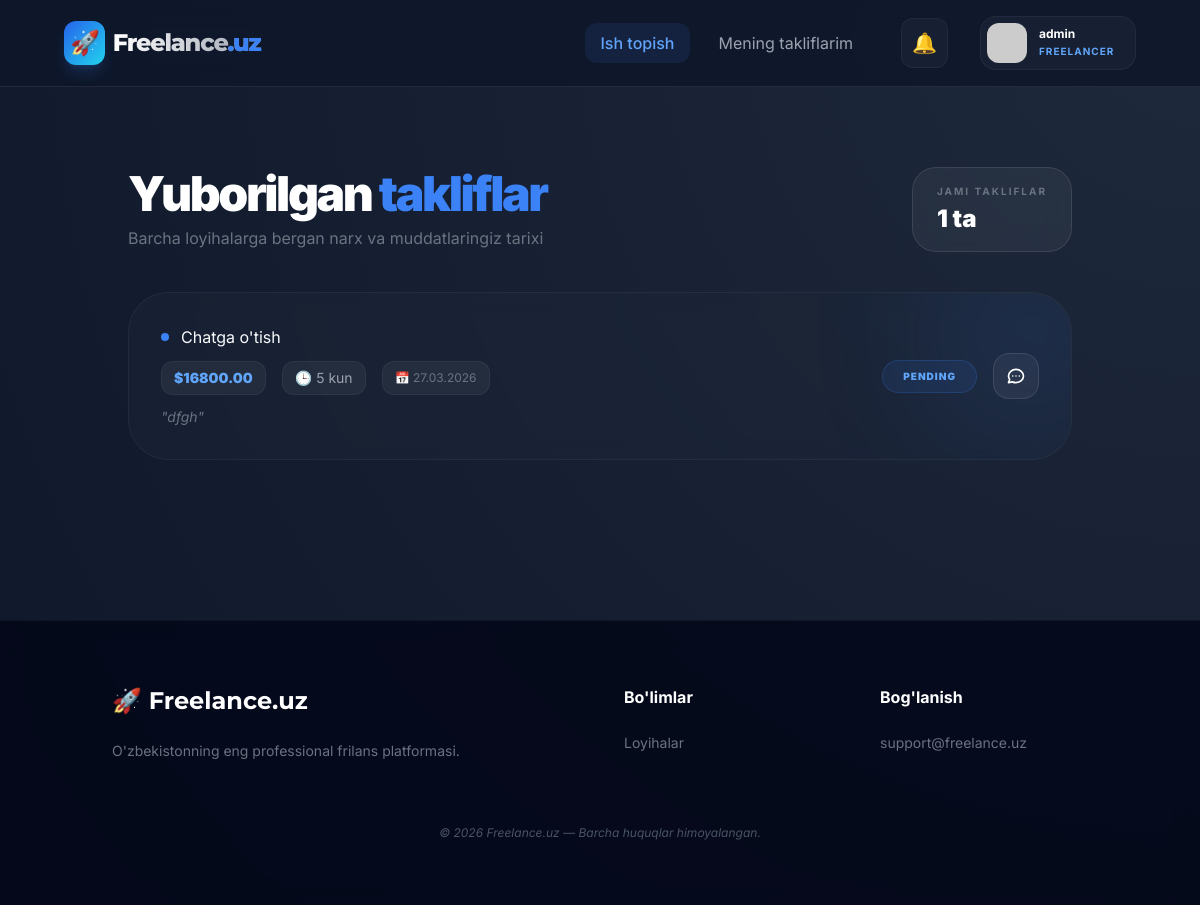
The app's page /chat/my-offers/ (signed in), older data.
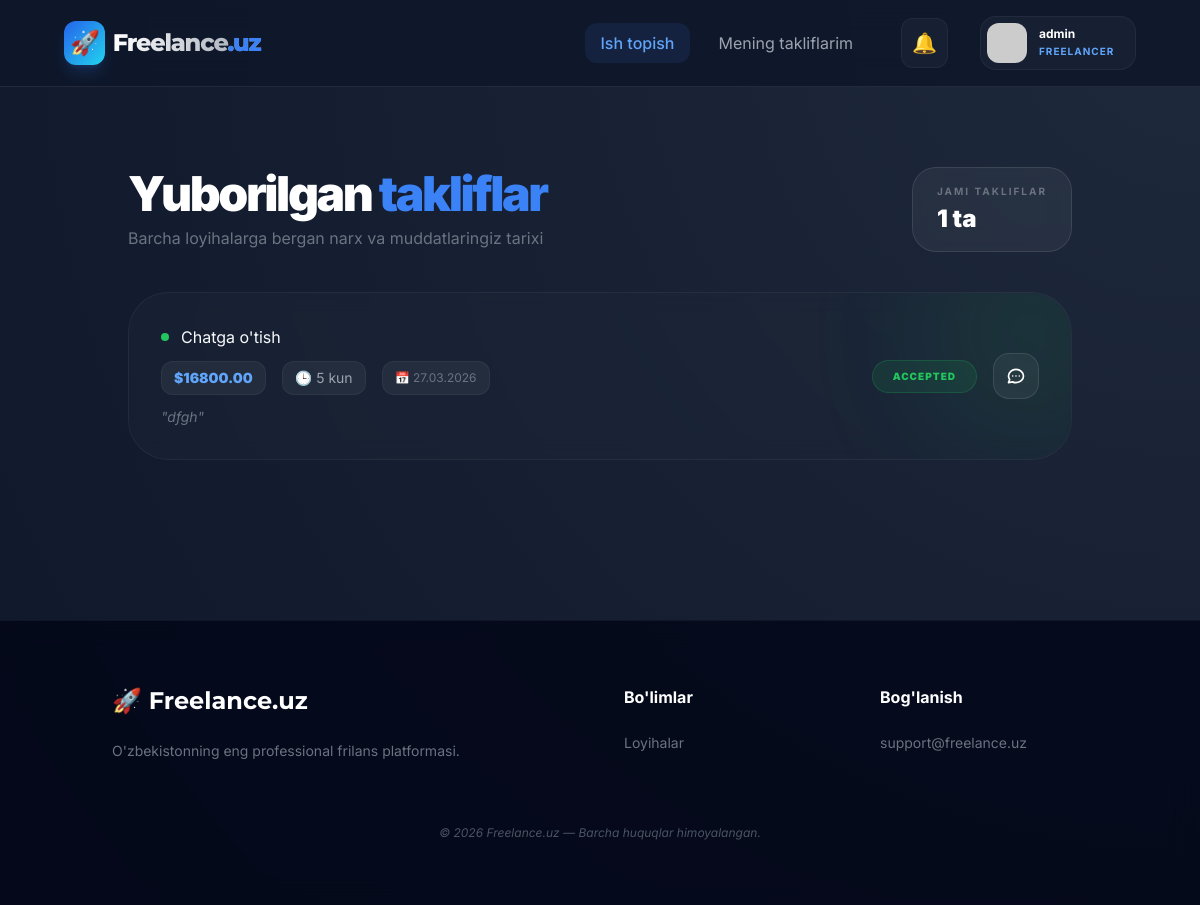
The same page, newer data.
### chat/models.py (models this page shows, shortened)
class Offer(models.Model):
    class Status(models.TextChoices):
        PENDING  = 'PENDING',  'Kutilmoqda'
        ACCEPTED = 'ACCEPTED', 'Qabul qilindi'
        REJECTED = 'REJECTED', 'Rad etildi'
        EXPIRED  = 'EXPIRED',  "Muddati o'tgan"
    room           = models.ForeignKey(ChatRoom, on_delete=models.CASCADE, related_name='offers')
    sender         = models.ForeignKey(settings.AUTH_USER_MODEL, on_delete=models.CASCADE, related_name='sent_offers')
    proposed_price = models.DecimalField(max_digits=12, decimal_places=2)
    delivery_days  = models.PositiveIntegerField()
    message        = models.TextField(null=True, blank=True)
    status         = models.CharField(max_length=20, choices=Status.choices, default=Status.PENDING)
    created_at     = models.DateTimeField(auto_now_add=True)
    responded_at   = models.DateTimeField(null=True, blank=True)

### chat/views.py (the view)
# urls.py: path('my-offers/',views.MyOffersView.as_view(),         name='my_offers'),
class MyOffersView(LoginRequiredMixin, View):
    login_url = 'accounts:login'
    def get(self, request):
        if request.user.role != 'FREELANCER':
            return redirect('marketplace:order_list')
        offers = (
            request.user.sent_offers
            .select_related('room__order', 'room')
            .order_by('-created_at')
        )
        return render(request, 'chat/my_offers.html', {'offers': offers})

### notifications/templatetags/notification_tags.py (called while the page is built)
@register.simple_tag
def get_unread_notifications(user):
    return Notification.objects.filter(user=user, is_read=False).order_by('-created_at')[:10]

@register.simple_tag
def get_unread_count(user):
    return Notification.objects.filter(user=user, is_read=False).count()

### templates/chat/my_offers.html (shortened to what the changed rows need)
{% extends 'base.html' %}
{% block content %}
<div class="container mx-auto px-4 py-10 max-w-5xl">
    <div class="mb-10 flex flex-col md:flex-row md:items-center justify-between gap-6">
        <div>
            <h1 class="text-3xl md:text-5xl font-black text-white tracking-tighter">
                Yuborilgan <span class="text-blue-500">takliflar</span>
            </h1>
        </div>
    </div>
    {% if offers %}
        <div class="grid grid-cols-1 gap-6">
        {% for offer in offers %}
            <div class="glass-card p-6 md:p-8 rounded-[2.5rem] border border-white/5 hover:border-blue-500/30 transition-all group relative overflow-hidden">
                <div class="absolute -right-10 -top-10 w-40 h-40 blur-[80px] opacity-20 rounded-full
                    {% if offer.status == 'ACCEPTED' %}bg-green-500{% elif offer.status == 'REJECTED' %}bg-red-500{% else %}bg-blue-500{% endif %}">
                </div>
                <div class="relative z-10 flex flex-col md:flex-row justify-between items-start md:items-center gap-6">
                    <div class="flex-1 space-y-3">
                        <div class="flex items-center gap-3">
                            <span class="w-2 h-2 rounded-full {% if offer.status == 'ACCEPTED' %}bg-green-500 animate-pulse{% elif offer.status == 'REJECTED' %}bg-red-500{% else %}bg-blue-500{% endif %}"></span>
                            <a href="{% url 'chat:room_detail' room_id=offer.room.id %}">
                                Chatga o'tish
                            </a>
                        </div>
                        <div class="flex flex-wrap gap-4 text-sm">
                            <div class="flex items-center gap-2 bg-white/5 px-3 py-1.5 rounded-xl border border-white/5">
                                <span class="text-blue-400 font-black">${{ offer.proposed_price }}</span>
                            </div>
                            <div class="flex items-center gap-2 bg-white/5 px-3 py-1.5 rounded-xl border border-white/5">
                                <span class="text-gray-400">🕒 {{ offer.delivery_days }} kun</span>
                            </div>
                            <div class="flex items-center gap-2 bg-white/5 px-3 py-1.5 rounded-xl border border-white/5">
                                <span class="text-gray-500 text-xs">📅 {{ offer.created_at|date:"d.m.Y" }}</span>
                            </div>
                        </div>
                        {% if offer.message %}
                            <p class="text-gray-500 text-sm italic line-clamp-1 group-hover:line-clamp-none transition-all">
                                "{{ offer.message }}"
                            </p>
                        {% endif %}
                    </div>
                    <div class="w-full md:w-auto flex items-center justify-between md:justify-end gap-4 border-t md:border-t-0 border-white/5 pt-4 md:pt-0">
                        <span class="px-5 py-2 rounded-full text-[10px] font-black uppercase tracking-widest border
                            {% if offer.status == 'ACCEPTED' %}bg-green-500/10 text-green-500 border-green-500/20
                            {% elif offer.status == 'REJECTED' %}bg-red-500/10 text-red-500 border-red-500/20
                            {% else %}bg-blue-500/10 text-blue-400 border-blue-500/20{% endif %}">
                            {{ offer.status }}
                        </span>
                        <a href="{% url 'chat:room_detail' room_id=offer.room.id %}" class="bg-white/5 hover:bg-white/10 text-white p-3 rounded-2xl border border-white/10 transition-all">
                        </a>
                    </div>
                </div>
            </div>
        {% endfor %}
        </div>
    {% endif %}
</div>
{% endblock %}

Row changes from the older to the newer data that the page shows:
changed Offer "dfgh": status "PENDING" → "ACCEPTED"
